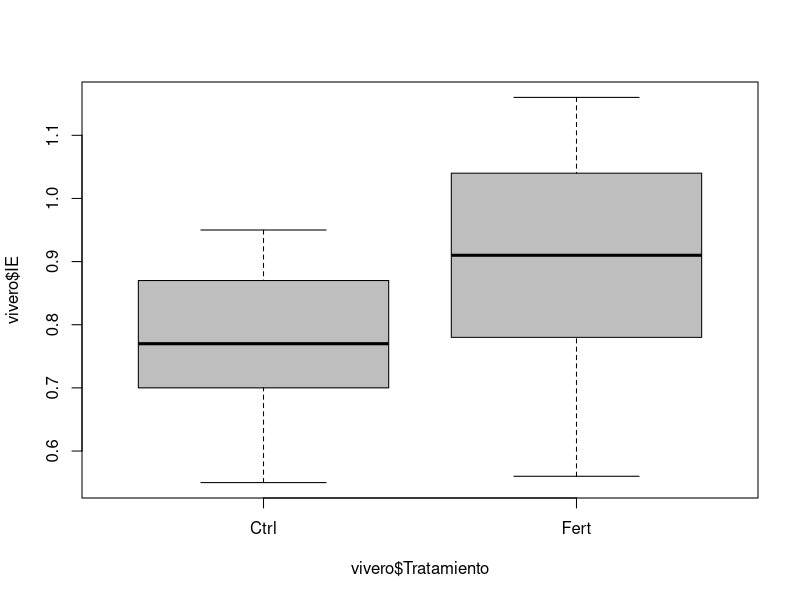
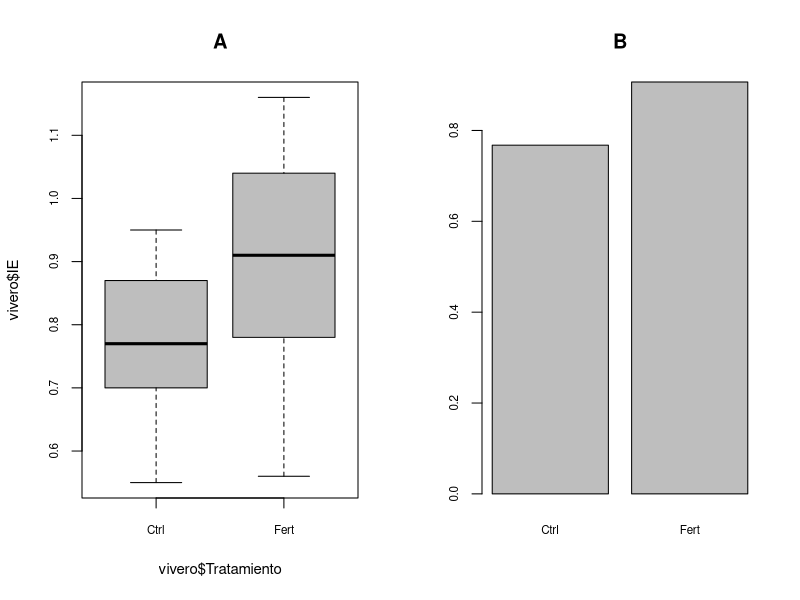

Source code (R) for these figures, in order:

# PRUEBA DE HIPOTESIS -----------------------------------------------------

vivero <- read.csv("vivero.csv", header=TRUE)
head(vivero)

boxplot(vivero$IE ~ vivero$Tratamiento, col="grey")

Ctrl <-subset (vivero, Tratamiento=="Ctrl")

Fert <- subset(vivero, Tratamiento=="Fert")


#PRUEBA DE LA DISTRIBUCION NORMAL 
shapiro.test(Ctrl$IE)



op <- par(mfrow=c(1,2), cex.axis=.7, cex.lab=.9)
boxplot(vivero$IE ~ vivero$Tratamiento, col="grey", main="A")
barplot(tapply(vivero$IE, list(vivero$Tratamiento), mean ), beside=T, main="B")

#PRUEBA DE NORMALIDAD DE LAS VARIANZAS

var.test(Ctrl$IE, Fert$IE)

#Prueba de T de student 

t.test(Ctrl$IE, Fert$IE, var.equal=T)
